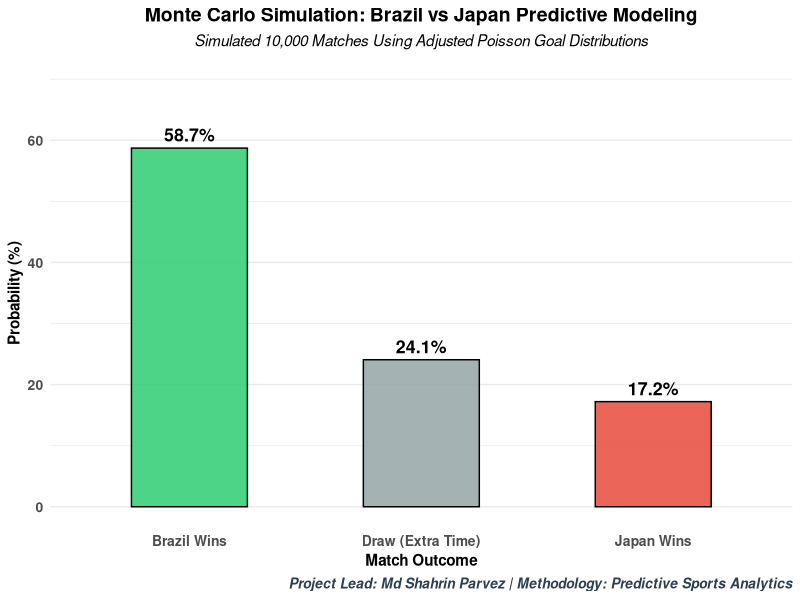

Generate this figure with R:
# 
# PROJECT TITLE: Predictive Analytics in Sports: A Monte Carlo Simulation of Match Outcomes
# CASE STUDY   : Brazil vs Japan International Match Modeling
# PREPARED BY  : Md Shahrin Parvez
# METHODOLOGY  : Stochastic Poisson Goal Distribution
# 

library(ggplot2)

lambda_brazil <- 1.65  
lambda_japan  <- 0.75  

set.seed(42)            
n_simulations <- 10000  

brazil_goals <- rpois(n_simulations, lambda_brazil)
japan_goals  <- rpois(n_simulations, lambda_japan)

match_results <- ifelse(brazil_goals > japan_goals, "Brazil Wins",
                        ifelse(brazil_goals < japan_goals, "Japan Wins", "Draw (Extra Time)"))

sim_output <- as.data.frame(table(match_results))
colnames(sim_output) <- c("Outcome", "Frequency")
sim_output$Percentage <- (sim_output$Frequency / n_simulations) * 100

print(sim_output)

ggplot(sim_output, aes(x = Outcome, y = Percentage, fill = Outcome)) +
  geom_bar(stat = "identity", width = 0.5, color = "black", alpha = 0.85) +
  geom_text(aes(label = paste0(round(Percentage, 1), "%")), vjust = -0.5, fontface = "bold", size = 4.5) +
  scale_fill_manual(values = c("Draw (Extra Time)" = "#95a5a6", "Japan Wins" = "#e74c3c", "Brazil Wins" = "#2ecc71")) +
  ylim(0, 70) +
  theme_minimal() +
  labs(
    title = "Monte Carlo Simulation: Brazil vs Japan Predictive Modeling",
    subtitle = "Simulated 10,000 Matches Using Adjusted Poisson Goal Distributions",
    caption = "Project Lead: Md Shahrin Parvez | Methodology: Predictive Sports Analytics",
    x = "Match Outcome",
    y = "Probability (%)",
    fill = "Outcome"
  ) +
  theme(
    plot.title = element_text(face = "bold", size = 14, hjust = 0.5),
    plot.subtitle = element_text(size = 11, hjust = 0.5, face = "italic"),
    plot.caption = element_text(size = 10, face = "bold.italic", color = "#2c3e50", hjust = 1),
    axis.title = element_text(face = "bold", size = 11),
    axis.text = element_text(size = 10, face = "bold"),
    panel.grid.major.x = element_blank(),
    legend.position = "none"
  )
